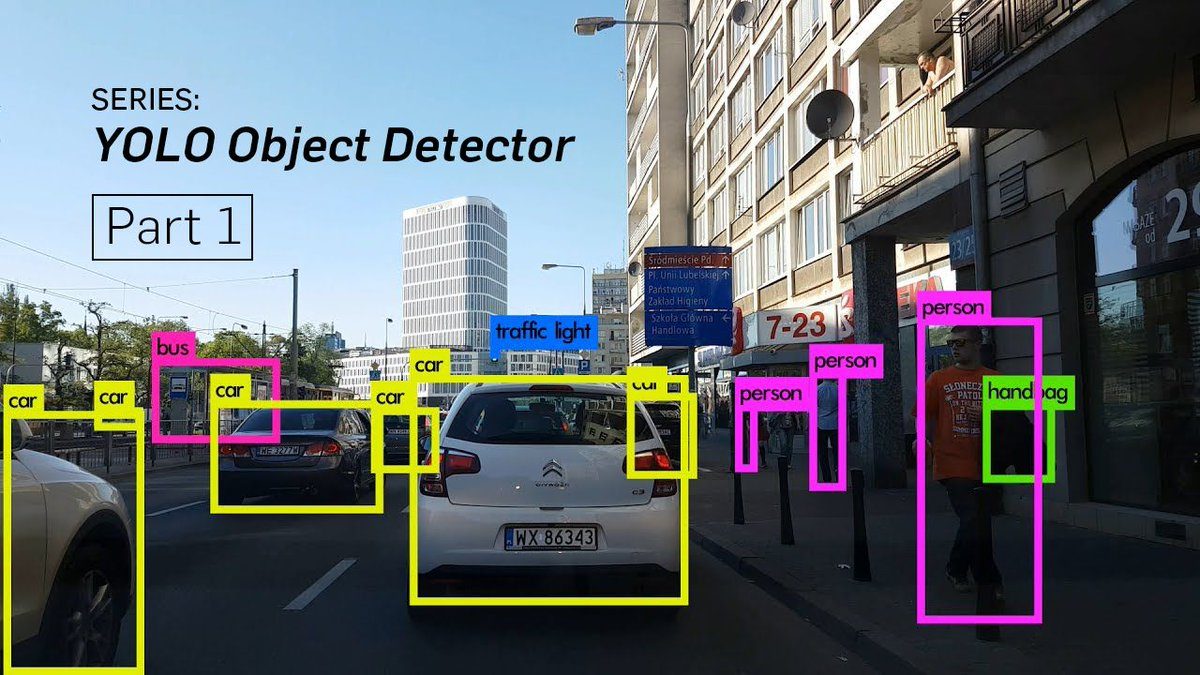
#> input picture c2.jpg, 1200 x 675 px
$ python test.py   (older library calls are emulated)
#> lines starting #> are read from the running program, lines starting #| are printed output that depends on the picture
#!/usr/bin/env python3
# -*- coding: utf-8 -*-
"""
Created on Sun Jun  3 18:48:38 2018

@author: shreyashkawalkar
"""

import numpy as np
import cv2
from matplotlib import pyplot as plt

img = cv2.imread('c2.jpg',0)
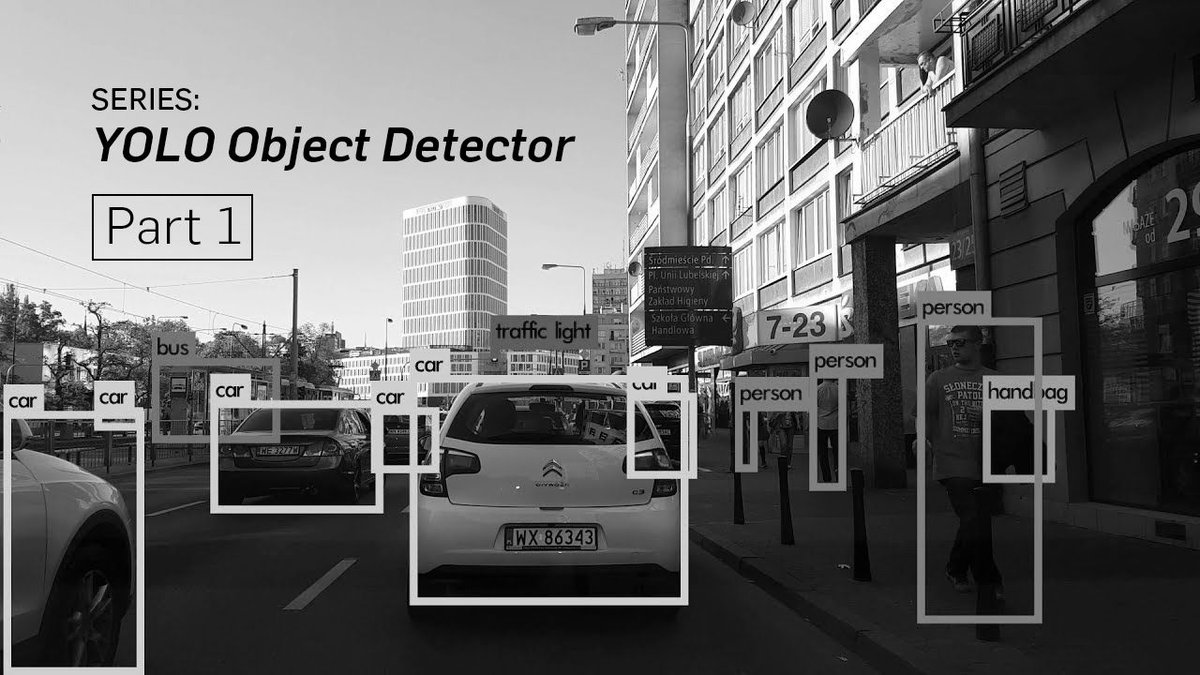
#> img: shape (675, 1200); min 0, max 255, mean 104.8

# Initiate STAR detector
orb = cv2.ORB()

# find the keypoints with ORB
kp = orb.detect(img,None)
#> kp = 500 keypoints; strongest (x, y, size): (94, 194, 31), (92, 258, 31), (92, 195, 31), (232, 240, 31)

# compute the descriptors with ORB
kp, des = orb.compute(img, kp)

# draw only keypoints location,not size and orientation
img2 = cv2.drawKeypoints(img,kp,color=(0,255,0), flags=0)
plt.imshow(img2),plt.show()

$ run again, with carcar.jpg copied over c2.jpg
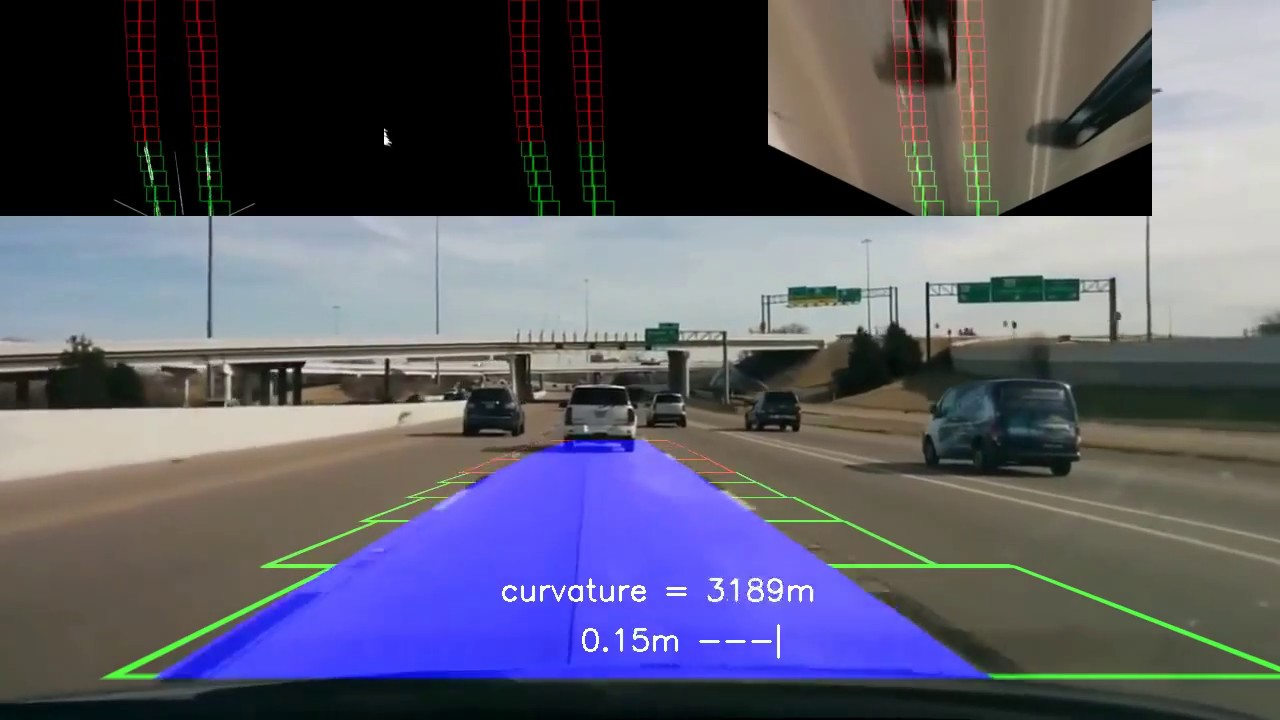
#> input picture carcar.jpg, 1280 x 720 px
#> `img = cv2.imread('c2.jpg',0)`:
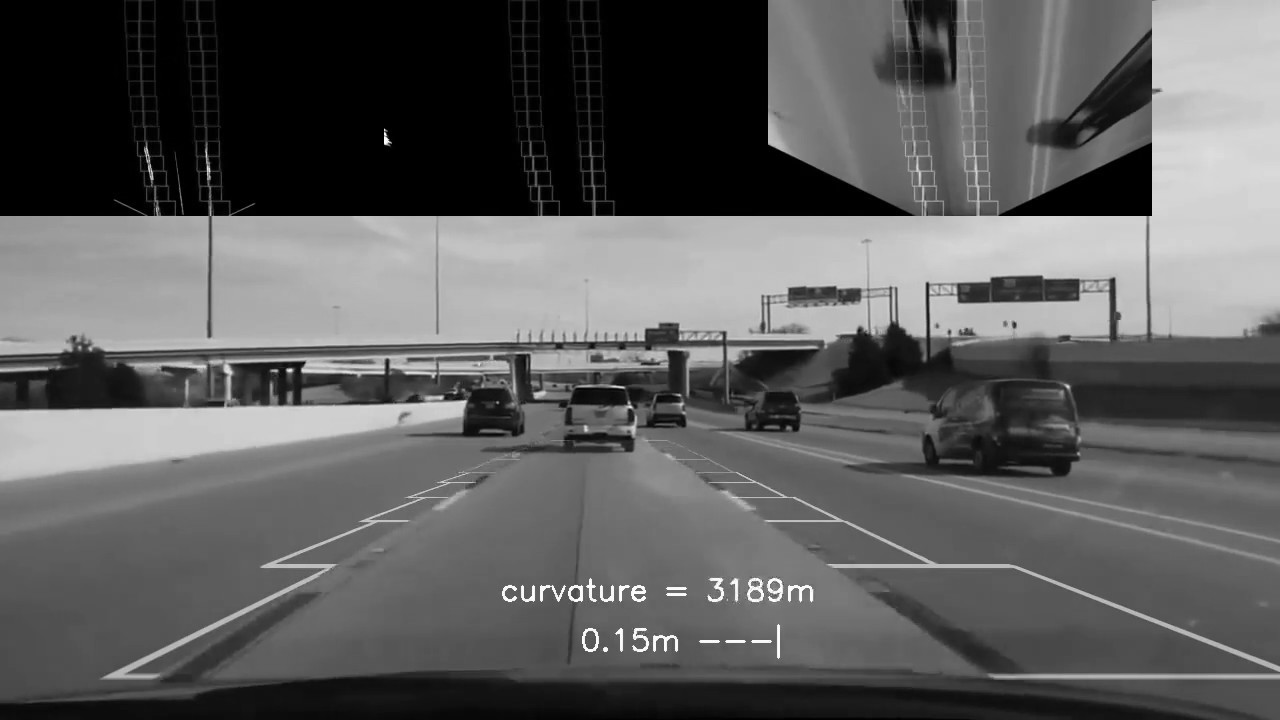
#> img: shape (720, 1280); min 0, max 255, mean 93
#> kp = 500 keypoints; strongest (x, y, size): (384, 143, 31), (605, 648, 31), (385, 142, 53.6), (576, 588, 31)
